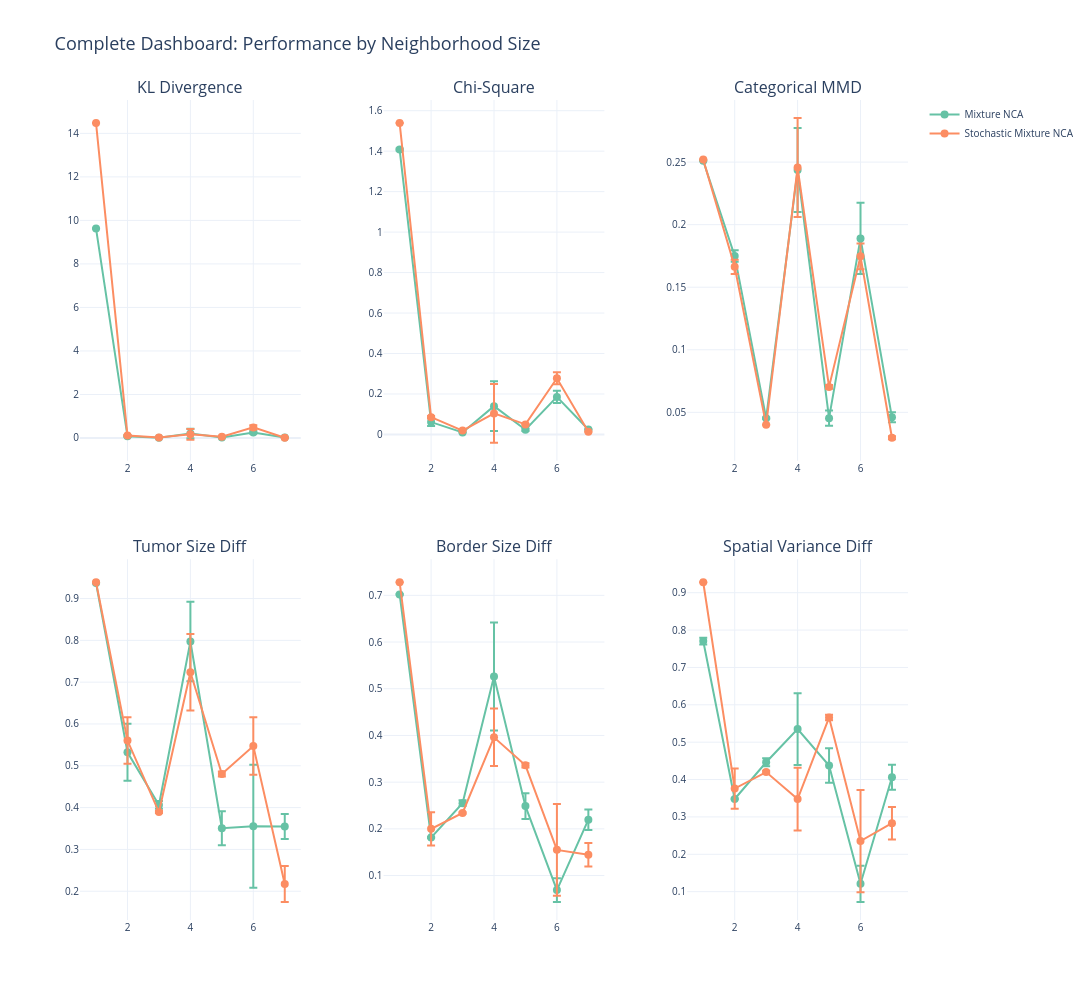

The notebook cell this image was saved under:
### Markdown cell above
## Custom Visualizations in the Notebook

Create interactive visualizations directly in the notebook:

### Code cell
metric_cols = ['KL Divergence', 'Chi-Square', 'Categorical MMD',
              'Tumor Size Diff', 'Border Size Diff', 'Spatial Variance Diff']

fig = make_subplots(
    rows=2, cols=3,
    subplot_titles=metric_cols,
    vertical_spacing=0.12,
    horizontal_spacing=0.1
)

colors = px.colors.qualitative.Set2
df_parsed = analyzer.parse_metrics()

# Filter to show only Mixture NCA and Stochastic Mixture NCA
target_models = ['Mixture NCA', 'Stochastic Mixture NCA']
df_parsed_filtered = df_parsed[df_parsed['Model Type'].isin(target_models)]

for idx, metric in enumerate(metric_cols):
    if metric not in df_parsed_filtered.columns:
        continue

    row = (idx // 3) + 1
    col = (idx % 3) + 1

    for model_idx, model_type in enumerate(target_models):
        if model_type not in df_parsed_filtered['Model Type'].unique():
            continue
        model_data = df_parsed_filtered[df_parsed_filtered['Model Type'] == model_type]
        grouped = model_data.groupby('Neighborhood Size')[metric].agg(['mean', 'std'])

        sizes = grouped.index.values
        means = grouped['mean'].values
        stds = grouped['std'].values

        color = colors[model_idx % len(colors)]

        fig.add_trace(
            go.Scatter(
                x=sizes,
                y=means,
                mode='lines+markers',
                name=model_type if idx == 0 else '',
                line=dict(color=color, width=2),
                marker=dict(size=8, color=color),
                error_y=dict(type='data', array=stds, visible=True),
                showlegend=(idx == 0),
                hovertemplate=f'<b>{model_type}</b><br>' +
                            'Neighborhood Size: %{x}<br>' +
                            f'{metric}: %{{y:.4f}}<br>' +
                            '<extra></extra>'
            ),
            row=row, col=col
        )

fig.update_layout(
    title_text="Complete Dashboard: Performance by Neighborhood Size",
    height=1000,
    width=1800,
    font=dict(size=10),
    title_font_size=18,
    template='plotly_white'
)

fig.show()

### Figure 1 — Plotly figure (JSON) as saved in the notebook; plotly's stock layout.template omitted (floating-point values rounded to 4 significant figures)
{"data": [{"error_y": {"array": [0.01242, 0.03647, 0.0, 0.2176, 0.007211, 0.05771, 0.0005774], "type": "data", "visible": true}, "hovertemplate": "<b>Mixture NCA</b><br>Neighborhood Size: %{x}<br>KL Divergence: %{y:.4f}<br><extra></extra>", "line": {"color": "rgb(102,194,165)", "width": 2}, "marker": {"color": "rgb(102,194,165)", "size": 8}, "mode": "lines+markers", "name": "Mixture NCA", "showlegend": true, "type": "scatter", "x": [1, 2, 3, 4, 5, 6, 7], "xaxis": "x", "y": [9.625, 0.07667, 0.01, 0.204, 0.026, 0.257, 0.02567], "yaxis": "y"}, {"error_y": {"array": [0.0, 0.01819, 0.0, 0.251, 0.003606, 0.09355, 0.0005774], "type": "data", "visible": true}, "hovertemplate": "<b>Stochastic Mixture NCA</b><br>Neighborhood Size: %{x}<br>KL Divergence: %{y:.4f}<br><extra></extra>", "line": {"color": "rgb(252,141,98)", "width": 2}, "marker": {"color": "rgb(252,141,98)", "size": 8}, "mode": "lines+markers", "name": "Stochastic Mixture NCA", "showlegend": true, "type": "scatter", "x": [1, 2, 3, 4, 5, 6, 7], "xaxis": "x", "y": [14.47, 0.114, 0.019, 0.166, 0.062, 0.487, 0.01367], "yaxis": "y"}, {"error_y": {"array": [0.004933, 0.01947, 0.0, 0.1224, 0.00611, 0.03066, 0.0005774], "type": "data", "visible": true}, "hovertemplate": "<b>Mixture NCA</b><br>Neighborhood Size: %{x}<br>Chi-Square: %{y:.4f}<br><extra></extra>", "line": {"color": "rgb(102,194,165)", "width": 2}, "marker": {"color": "rgb(102,194,165)", "size": 8}, "mode": "lines+markers", "name": "", "showlegend": false, "type": "scatter", "x": [1, 2, 3, 4, 5, 6, 7], "xaxis": "x2", "y": [1.408, 0.061, 0.01, 0.14, 0.02333, 0.1857, 0.02467], "yaxis": "y2"}, {"error_y": {"array": [0.0, 0.005033, 0.0, 0.145, 0.002082, 0.02916, 0.0], "type": "data", "visible": true}, "hovertemplate": "<b>Stochastic Mixture NCA</b><br>Neighborhood Size: %{x}<br>Chi-Square: %{y:.4f}<br><extra></extra>", "line": {"color": "rgb(252,141,98)", "width": 2}, "marker": {"color": "rgb(252,141,98)", "size": 8}, "mode": "lines+markers", "name": "", "showlegend": false, "type": "scatter", "x": [1, 2, 3, 4, 5, 6, 7], "xaxis": "x2", "y": [1.539, 0.08567, 0.019, 0.104, 0.04967, 0.2777, 0.013], "yaxis": "y2"}, {"error_y": {"array": [0.0, 0.004583, 0.0005774, 0.0335, 0.00611, 0.02848, 0.004], "type": "data", "visible": true}, "hovertemplate": "<b>Mixture NCA</b><br>Neighborhood Size: %{x}<br>Categorical MMD: %{y:.4f}<br><extra></extra>", "line": {"color": "rgb(102,194,165)", "width": 2}, "marker": {"color": "rgb(102,194,165)", "size": 8}, "mode": "lines+markers", "name": "", "showlegend": false, "type": "scatter", "x": [1, 2, 3, 4, 5, 6, 7], "xaxis": "x3", "y": [0.251, 0.175, 0.04533, 0.2437, 0.04533, 0.189, 0.046], "yaxis": "y3"}, {"error_y": {"array": [0.0, 0.005686, 0.0, 0.03955, 0.001528, 0.01026, 0.001155], "type": "data", "visible": true}, "hovertemplate": "<b>Stochastic Mixture NCA</b><br>Neighborhood Size: %{x}<br>Categorical MMD: %{y:.4f}<br><extra></extra>", "line": {"color": "rgb(252,141,98)", "width": 2}, "marker": {"color": "rgb(252,141,98)", "size": 8}, "mode": "lines+markers", "name": "", "showlegend": false, "type": "scatter", "x": [1, 2, 3, 4, 5, 6, 7], "xaxis": "x3", "y": [0.252, 0.1663, 0.04, 0.2457, 0.07033, 0.1747, 0.02967], "yaxis": "y3"}, {"error_y": {"array": [0.0, 0.06799, 0.009238, 0.09494, 0.0408, 0.1469, 0.03001], "type": "data", "visible": true}, "hovertemplate": "<b>Mixture NCA</b><br>Neighborhood Size: %{x}<br>Tumor Size Diff: %{y:.4f}<br><extra></extra>", "line": {"color": "rgb(102,194,165)", "width": 2}, "marker": {"color": "rgb(102,194,165)", "size": 8}, "mode": "lines+markers", "name": "", "showlegend": false, "type": "scatter", "x": [1, 2, 3, 4, 5, 6, 7], "xaxis": "x4", "y": [0.937, 0.5323, 0.4063, 0.7973, 0.3507, 0.3553, 0.3547], "yaxis": "y4"}, {"error_y": {"array": [0.0, 0.05554, 0.002309, 0.09166, 0.005859, 0.06872, 0.043], "type": "data", "visible": true}, "hovertemplate": "<b>Stochastic Mixture NCA</b><br>Neighborhood Size: %{x}<br>Tumor Size Diff: %{y:.4f}<br><extra></extra>", "line": {"color": "rgb(252,141,98)", "width": 2}, "marker": {"color": "rgb(252,141,98)", "size": 8}, "mode": "lines+markers", "name": "", "showlegend": false, "type": "scatter", "x": [1, 2, 3, 4, 5, 6, 7], "xaxis": "x4", "y": [0.939, 0.5603, 0.3893, 0.7237, 0.4803, 0.5473, 0.2173], "yaxis": "y4"}, {"error_y": {"array": [0.001, 0.001155, 0.006083, 0.1156, 0.02768, 0.02551, 0.02201], "type": "data", "visible": true}, "hovertemplate": "<b>Mixture NCA</b><br>Neighborhood Size: %{x}<br>Border Size Diff: %{y:.4f}<br><extra></extra>", "line": {"color": "rgb(102,194,165)", "width": 2}, "marker": {"color": "rgb(102,194,165)", "size": 8}, "mode": "lines+markers", "name": "", "showlegend": false, "type": "scatter", "x": [1, 2, 3, 4, 5, 6, 7], "xaxis": "x5", "y": [0.702, 0.1813, 0.255, 0.526, 0.2487, 0.069, 0.2197], "yaxis": "y5"}, {"error_y": {"array": [0.0, 0.03559, 0.001732, 0.06155, 0.004583, 0.09847, 0.02501], "type": "data", "visible": true}, "hovertemplate": "<b>Stochastic Mixture NCA</b><br>Neighborhood Size: %{x}<br>Border Size Diff: %{y:.4f}<br><extra></extra>", "line": {"color": "rgb(252,141,98)", "width": 2}, "marker": {"color": "rgb(252,141,98)", "size": 8}, "mode": "lines+markers", "name": "", "showlegend": false, "type": "scatter", "x": [1, 2, 3, 4, 5, 6, 7], "xaxis": "x5", "y": [0.728, 0.2, 0.234, 0.396, 0.336, 0.155, 0.1447], "yaxis": "y5"}, {"error_y": {"array": [0.009074, 0.001, 0.01097, 0.09597, 0.04623, 0.04857, 0.03351], "type": "data", "visible": true}, "hovertemplate": "<b>Mixture NCA</b><br>Neighborhood Size: %{x}<br>Spatial Variance Diff: %{y:.4f}<br><extra></extra>", "line": {"color": "rgb(102,194,165)", "width": 2}, "marker": {"color": "rgb(102,194,165)", "size": 8}, "mode": "lines+markers", "name": "", "showlegend": false, "type": "scatter", "x": [1, 2, 3, 4, 5, 6, 7], "xaxis": "x6", "y": [0.7707, 0.348, 0.4463, 0.535, 0.4373, 0.121, 0.406], "yaxis": "y6"}, {"error_y": {"array": [0.0, 0.05384, 0.003464, 0.08386, 0.007211, 0.1367, 0.0435], "type": "data", "visible": true}, "hovertemplate": "<b>Stochastic Mixture NCA</b><br>Neighborhood Size: %{x}<br>Spatial Variance Diff: %{y:.4f}<br><extra></extra>", "line": {"color": "rgb(252,141,98)", "width": 2}, "marker": {"color": "rgb(252,141,98)", "size": 8}, "mode": "lines+markers", "name": "", "showlegend": false, "type": "scatter", "x": [1, 2, 3, 4, 5, 6, 7], "xaxis": "x6", "y": [0.928, 0.376, 0.42, 0.3477, 0.566, 0.2353, 0.2833], "yaxis": "y6"}], "layout": {"annotations": [{"font": {"size": 16}, "showarrow": false, "text": "KL Divergence", "x": 0.1333, "xanchor": "center", "xref": "paper", "y": 1, "yanchor": "bottom", "yref": "paper"}, {"font": {"size": 16}, "showarrow": false, "text": "Chi-Square", "x": 0.5, "xanchor": "center", "xref": "paper", "y": 1, "yanchor": "bottom", "yref": "paper"}, {"font": {"size": 16}, "showarrow": false, "text": "Categorical MMD", "x": 0.8667, "xanchor": "center", "xref": "paper", "y": 1, "yanchor": "bottom", "yref": "paper"}, {"font": {"size": 16}, "showarrow": false, "text": "Tumor Size Diff", "x": 0.1333, "xanchor": "center", "xref": "paper", "y": 0.44, "yanchor": "bottom", "yref": "paper"}, {"font": {"size": 16}, "showarrow": false, "text": "Border Size Diff", "x": 0.5, "xanchor": "center", "xref": "paper", "y": 0.44, "yanchor": "bottom", "yref": "paper"}, {"font": {"size": 16}, "showarrow": false, "text": "Spatial Variance Diff", "x": 0.8667, "xanchor": "center", "xref": "paper", "y": 0.44, "yanchor": "bottom", "yref": "paper"}], "font": {"size": 10}, "height": 1000, "title": {"font": {"size": 18}, "text": "Complete Dashboard: Performance by Neighborhood Size"}, "width": 1800, "xaxis": {"anchor": "y", "domain": [0, 0.2667]}, "xaxis2": {"anchor": "y2", "domain": [0.3667, 0.6333]}, "xaxis3": {"anchor": "y3", "domain": [0.7333, 1]}, "xaxis4": {"anchor": "y4", "domain": [0, 0.2667]}, "xaxis5": {"anchor": "y5", "domain": [0.3667, 0.6333]}, "xaxis6": {"anchor": "y6", "domain": [0.7333, 1]}, "yaxis": {"anchor": "x", "domain": [0.56, 1]}, "yaxis2": {"anchor": "x2", "domain": [0.56, 1]}, "yaxis3": {"anchor": "x3", "domain": [0.56, 1]}, "yaxis4": {"anchor": "x4", "domain": [0, 0.44]}, "yaxis5": {"anchor": "x5", "domain": [0, 0.44]}, "yaxis6": {"anchor": "x6", "domain": [0, 0.44]}}}
